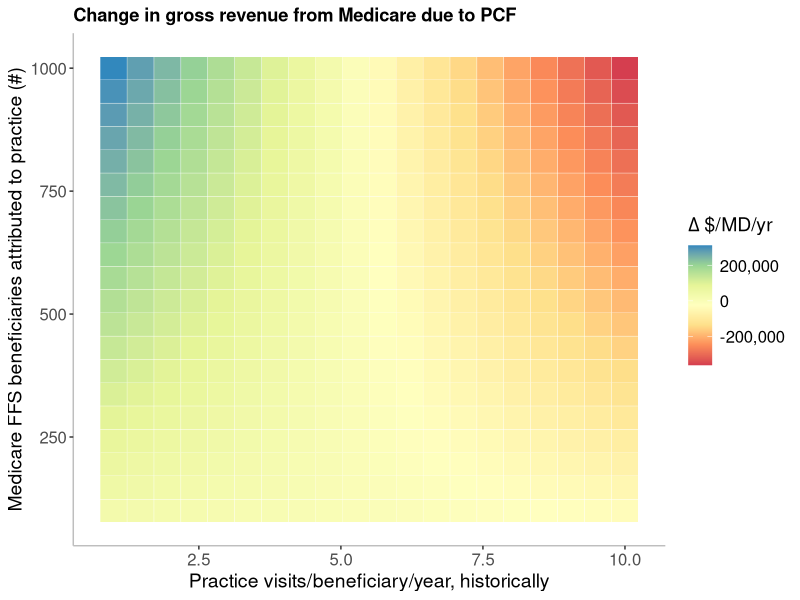

Reproduce this figure in R.
x <- seq(1,10, length.out=20) #vis/pt/yr
y <- seq(100,1000, length.out=20) #elig mcare pts/fte md
data <- expand.grid(X=x, Y=y)

tradffs = data$X*data$Y*112.58*1.2
pbp = data$Y*32.33*12
pcffffs = data$X*data$Y*50*1.2
tpcf = pbp+pcffffs

data$Z <- tpcf-tradffs

# Levelplot with ggplot2
library(ggplot2)
library(RColorBrewer)
library(scales)
ggplot(data, aes(X, Y, fill= Z)) +
  geom_tile(colour= "white") + 
  scale_fill_distiller(palette = "Spectral", direction=1, labels = comma) + 
  #remove axis labels, add title
  labs(x="Practice visits/beneficiary/year, historically",y="Medicare FFS beneficiaries attributed to practice (#)",title="Change in gross revenue from Medicare due to PCF")+
  theme(panel.grid.major = element_blank(), 
        panel.grid.minor = element_blank(), 
        panel.background = element_blank(), 
        axis.line = element_line(colour = "gray"), 
        axis.text=element_text(size=12),
        axis.title=element_text(size=14),
        plot.title = element_text(face = "bold"),
        legend.title=element_text(size=14),
        legend.text=element_text(size=12))+
  labs(fill = expression(Delta~"$/MD/yr"))